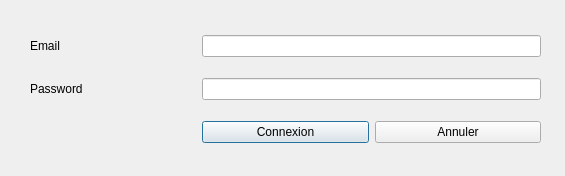
<?xml version="1.0" encoding="UTF-8"?>
<ui version="4.0">
 <class>ConnectionDialog</class>
 <widget class="QDialog" name="ConnectionDialog">
  <property name="geometry">
   <rect>
    <x>0</x>
    <y>0</y>
    <width>565</width>
    <height>176</height>
   </rect>
  </property>
  <property name="windowTitle">
   <string>Dialog</string>
  </property>
  <widget class="QWidget" name="">
   <property name="geometry">
    <rect>
     <x>30</x>
     <y>20</y>
     <width>511</width>
     <height>141</height>
    </rect>
   </property>
   <layout class="QGridLayout" name="gridLayout">
    <item row="0" column="0">
     <widget class="QLabel" name="label_email">
      <property name="text">
       <string>Email</string>
      </property>
     </widget>
    </item>
    <item row="0" column="1" colspan="2">
     <widget class="QLineEdit" name="email_input"/>
    </item>
    <item row="1" column="0">
     <widget class="QLabel" name="label_password">
      <property name="text">
       <string>Password</string>
      </property>
     </widget>
    </item>
    <item row="1" column="1" colspan="2">
     <widget class="QLineEdit" name="password_input"/>
    </item>
    <item row="2" column="1">
     <widget class="QPushButton" name="login_btn">
      <property name="text">
       <string>Connexion</string>
      </property>
     </widget>
    </item>
    <item row="2" column="2">
     <widget class="QPushButton" name="cancel_login_btn">
      <property name="text">
       <string>Annuler</string>
      </property>
     </widget>
    </item>
   </layout>
  </widget>
 </widget>
 <resources/>
 <connections/>
</ui>
